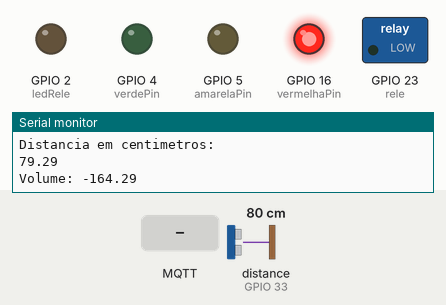
Simulated run of this sketch. Board: ESP32. Parts: switched loads named in the sketch (green lamp = pin HIGH), output pins drawn as LEDs (lit = HIGH), the last lines printed to the serial monitor. Wiring (inferred from the names in the program): ultrasonic range finder: trigger GPIO 32; echo GPIO 33. The inputs (shaded band) are chosen by the test bench; at power-on: distance to the obstacle (sensor on GPIO 33) 80 cm. The echo pulse lasts 58.3 µs per cm; WiFi joins after 1.5 s; servers stay silent unless stated; no MQTT or app messages arrive unless stated; pins used as bus, display or sensor lines are not drawn.

Above: at 2.7 s.
2.8 s: MQTT message "on" arrives on the first subscribed topic
At 3.9 s:
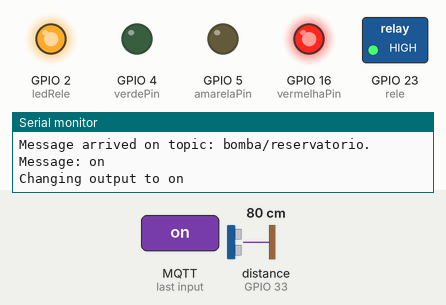
4.3 s: distance to the obstacle (sensor on GPIO 33) set to 12 cm
7.2 s: distance to the obstacle (sensor on GPIO 33) set to 9 cm
At 9.1 s:
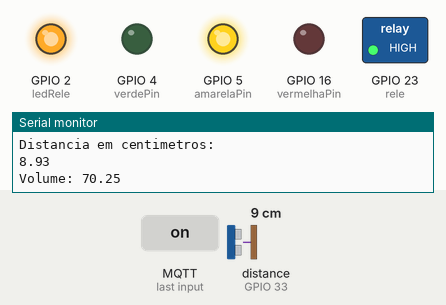
9.5 s: MQTT message "off" arrives on the first subscribed topic
At 10.3 s:
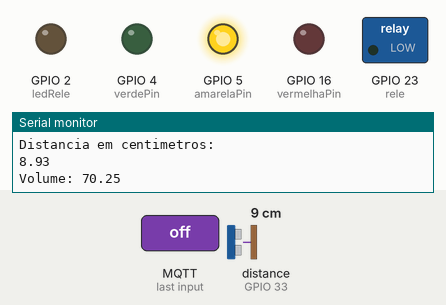
11.0 s: distance to the obstacle (sensor on GPIO 33) set to 7 cm
13.2 s: distance to the obstacle (sensor on GPIO 33) set to 4 cm
At 15.0 s:
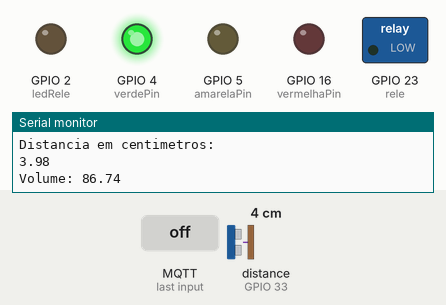
Timing chart, 0 to 16.5 s (numbered marks = the images above; inputs shaded):
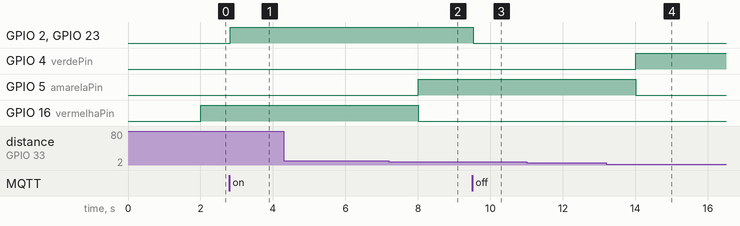

Measured:
- the behaviour switches between 11 and 10 cm on distance to the obstacle (sensor on GPIO 33) (found by bisection; images 1 and 2)
- the behaviour switches between 6 and 5 cm on distance to the obstacle (sensor on GPIO 33) (found by bisection; images 3 and 4)
- after the input at 2.8 s, GPIO 2 (ledRele), GPIO 23 (rele): LOW → HIGH at once
- after the input at 7.2 s, GPIO 5 (amarelaPin): LOW → HIGH after 0.81 s; GPIO 16 (vermelhaPin): HIGH → LOW after 0.81 s
- after the input at 9.5 s, GPIO 2 (ledRele), GPIO 23 (rele): HIGH → LOW at once
- after the input at 13.2 s, GPIO 4 (verdePin): LOW → HIGH after 0.81 s; GPIO 5 (amarelaPin): HIGH → LOW after 0.81 s

The sketch:

volume_reservatorio_mit_app_inventor.ino
```cpp
#include <WiFi.h>
#include <PubSubClient.h>


int PinTrigger = 32;
int PinEcho = 33;
float TempoEcho = 0;
const float VelocidadeSom_mpors = 340;        // em metros por segundo
const float VelocidadeSom_mporus = 0.000340;  // em metros por microsegundo

//Leds e rele
const int ledRele = 2;
const int verdePin = 4;
const int amarelaPin = 5;
const int vermelhaPin = 16;
const int rele = 23;

// Define as distâncias de ativação para cada LED
const int distanciaMin = 5;
const int distanciaMax = 10;
float distancia;


// Informações do Wi-Fi
const char *ssid = "wIFRN-IoT";
const char *password = "deviceiotifrn";

// Informações do servidor MQTT
const char *mqtt_server = "10.44.1.35";
const int mqtt_port = 1883;
//const char *mqtt_user = "SEU_USUARIO_MQTT";
//const char *mqtt_password = "SUA_SENHA_MQTT";

WiFiClient espClient;
PubSubClient client(espClient);

long lastMsg = 0;

// Funçao para enviar o pulso de trigger
void DisparaPulsoUltrassonico() {
  digitalWrite(PinTrigger, HIGH);
  delayMicroseconds(10);
  digitalWrite(PinTrigger, LOW);
}


// Função para calcular a distancia em metros
float CalculaDistancia(float tempo_us) {
  return ((tempo_us * VelocidadeSom_mporus) / 2);
}

void setup() {
  Serial.begin(9600);
  setup_wifi();
  client.setServer(mqtt_server, 1883);
  client.setCallback(callback);

  // Configura pino de Trigger como saída e inicializa com nível baixo
  pinMode(PinTrigger, OUTPUT);
  digitalWrite(PinTrigger, LOW);
  pinMode(PinEcho, INPUT);  // configura pino ECHO como entrada

  //Config leds e rele
  pinMode(verdePin, OUTPUT);
  pinMode(amarelaPin, OUTPUT);
  pinMode(vermelhaPin, OUTPUT);
  pinMode(ledRele, OUTPUT);
  pinMode(rele, OUTPUT);
}

void setup_wifi() {
  delay(10);
  Serial.println();
  Serial.print("Connecting to ");
  Serial.println(ssid);

  WiFi.begin(ssid, password);

  while (WiFi.status() != WL_CONNECTED) {
    delay(500);
    Serial.print(".");
  }

  Serial.println("");
  Serial.println("WiFi connected");
  Serial.println("IP address: ");
  Serial.println(WiFi.localIP());
}

void callback(char *topic, byte *message, unsigned int length) {
  Serial.print("Message arrived on topic: ");
  Serial.print(topic);
  Serial.print(". Message: ");
  String messageTemp;

  for (int i = 0; i < length; i++) {
    Serial.print((char)message[i]);
    messageTemp += (char)message[i];
  }
  Serial.println();

  if (String(topic) == "bomba/reservatorio") {
    Serial.print("Changing output to ");
    if (messageTemp == "on") {
      Serial.println("on");
      digitalWrite(ledRele, HIGH);
      digitalWrite(rele, HIGH);
       // Publica a mensagem no tópico "situacao/bomba"
      client.publish("situacao/bomba", "Ligada");
    } else if (messageTemp == "off") {
      Serial.println("off");
      digitalWrite(rele, LOW);
      digitalWrite(ledRele, LOW);
      // Publica a mensagem no tópico "situacao/bomba"
      client.publish("situacao/bomba", "Desligada");
    }
  }
}

void reconnect() {
  // Loop until we're reconnected
  while (!client.connected()) {
    Serial.print("Attempting MQTT connection...");
    // Attempt to connect
    if (client.connect("ESP8266Client")) {
      Serial.println("connected");
      // Subscribe
      client.subscribe("bomba/reservatorio");
    } else {
      Serial.print("failed, rc=");
      Serial.print(client.state());
      Serial.println(" try again in 5 seconds");
      // Wait 5 seconds before retrying
      delay(5000);
    }
  }
}

void loop() {

  if (!client.connected()) {
    reconnect();
  }
  client.loop();

  long now = millis();
  if (now - lastMsg > 2000) {
    lastMsg = now;

    DisparaPulsoUltrassonico();
    // Mede o tempo de duração do sinal no pino de leitura(us)
    TempoEcho = pulseIn(PinEcho, HIGH);

    distancia = (CalculaDistancia(TempoEcho) * 100);
    float volume = 100*(30-distancia)/30;
    Serial.println("Distancia em metros: ");
    Serial.println(CalculaDistancia(TempoEcho));
    Serial.println("Distancia em centimetros: ");
    Serial.println(distancia);


    if (distancia < distanciaMin) {
      digitalWrite(verdePin, HIGH);
      digitalWrite(amarelaPin, LOW);
      digitalWrite(vermelhaPin, LOW);
    } else if (distancia >= distanciaMin && distancia <= distanciaMax) {
      digitalWrite(verdePin, LOW);
      digitalWrite(amarelaPin, HIGH);
      digitalWrite(vermelhaPin, LOW);
    } else if (distancia > distanciaMax){
      digitalWrite(verdePin, LOW);
      digitalWrite(amarelaPin, LOW);
      digitalWrite(vermelhaPin, HIGH);
    }


    char tempString[8];
    dtostrf(volume, 1, 2, tempString);
    Serial.print("Volume: ");
    Serial.println(tempString);
    client.publish("volume/reservatorio", tempString);
  }
}
```
